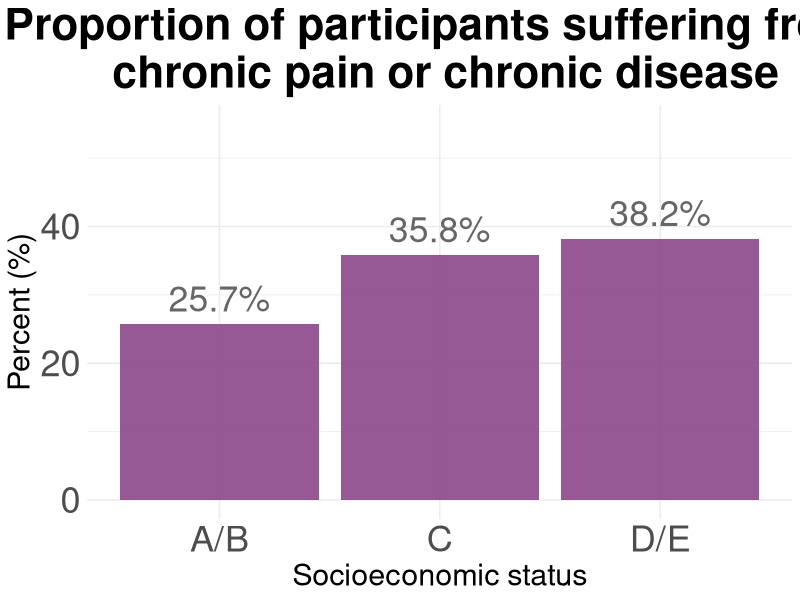
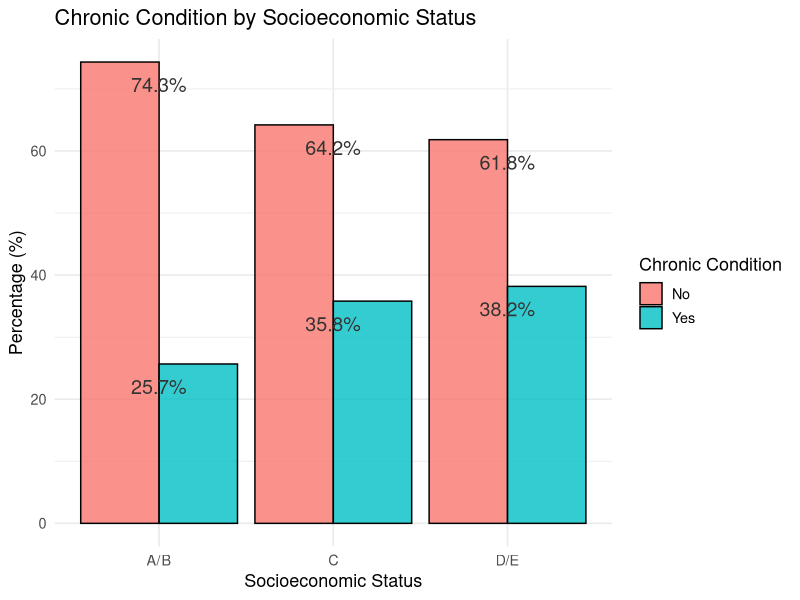
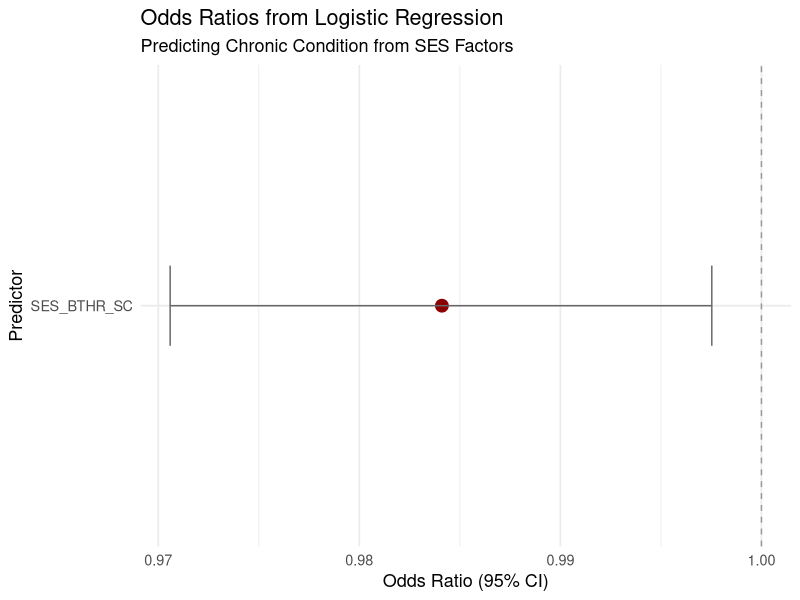
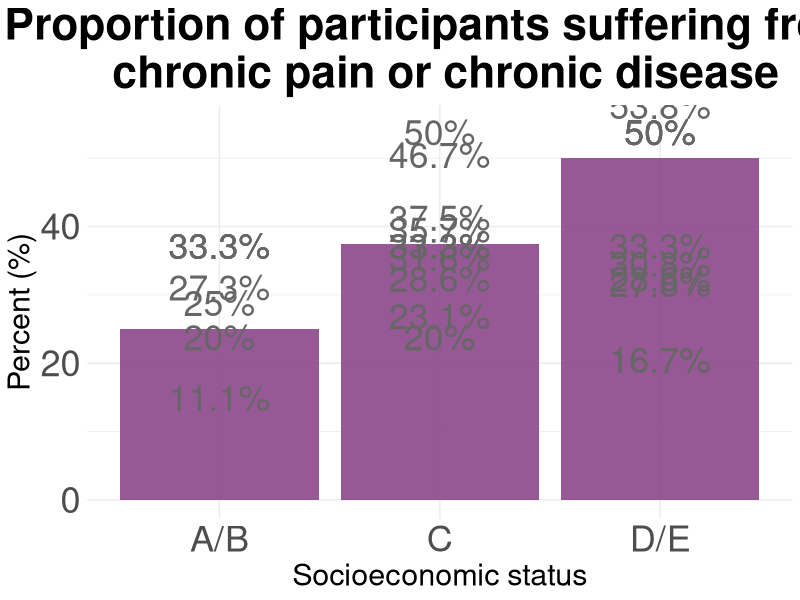

Recreate these plots in R, in order. (Note: this script raises an error after producing the figures.)
## ---- chunk 1
knitr::opts_chunk$set(echo = TRUE)
## ---- chunk 2
# Load libraries
library(dplyr)
library(ggplot2)
library(tidyr)
library(broom)
library(ggpubr)
library(patchwork)
library(corrplot)

# Load your data
df <- read.csv("./data/Cleaned_Dataset_Screening_HWISE_PSS_V3.csv")
## ---- chunk 3

#Loading file and setting empty cells as "NAs"
d <- read.csv("./data/01.SCREENING.csv", stringsAsFactors = TRUE, na.strings = c("", " ","NA", "N/A"))


 # extract duplicates and compare values (removed manually for now)
dup <- d$ID[duplicated(d$ID)] 
length(dup) # 38
#print(dup)

# remove duplicates
d <- d[!duplicated(d$ID),]
# confirm total number of participants
length(unique(d$ID)) # 433 rows, but 394 participants


# What numbers are missing? 
ID <- as.ordered(d$ID)
# first trip
setdiff(1:204, ID)
nrow(d[d$ID <=250,])

# second trip
setdiff(301:497, ID)
nrow(d[d$ID >=250,])

nrow(d)


 #make ID number the row names
rownames(d) <- d$ID

# Code NAs
d[d=='NA'] <- NA
d <- d %>% 
    replace_na()

# Count rows with NAs
nrow(d[rowSums(is.na(d)) > 0,]) # 12 rows
nrow(d[!complete.cases(d),]) # 12 rows

#NAs <- d[rowSums(is.na(d))> 0,]
#write.table(NAs, "240301_SES_Age_NAs.csv", row.names=FALSE)

# Select useful information
d <- d %>% 
  select(ID, SES_EDU_SC, SES_BTHR_SC, SES_CAR_SC, SES_INT_SC, SES_WRK_SC, SES_BEDR_SC)

# transform factors to numbers
for (i in c(2:length(d))) {
    d[,i] <- as.numeric(as.character(d[,i]))
}

# Keep rows with no missing data
d <- d[complete.cases(d),] # - 9 (dup)  # total 382 complete cases, total 394
nrow(d)
head(d)
#write.csv(d, paste("./cleaned/", date, "_SES_clean.csv", sep=""))


# Calcular total SES score
d$SES_score <- rowSums(d[2:7], na.rm = TRUE)

# SES categories
d$SES <- #ifelse(d$SES_score <= 47,"E", 
               # ifelse(d$SES_score <= 89, "D-/E", 
                       ifelse(d$SES_score <= 111, "D/E", 
                            #  ifelse(d$SES_score <= 135, "C-",
                                     ifelse(d$SES_score <= 165, "C",
                                         #   ifelse(d$SES_score <= 204, "C+",
                                                   "A/B"))
 #  Min. 1st Qu.  Median    Mean 3rd Qu.    Max. 
 #  25.0   104.0   129.0   133.1   159.0   263.0 

d %>%
  group_by(SES) %>%
  summarise(n_total = n())
## ---- chunk 4

#Loading file and setting empty cells as "NAs"
c <- read.csv("./data/Chronic_pain_illness.csv", stringsAsFactors = TRUE, na.strings = c("", " ","NA", "N/A"))

c$chronic <- as.factor(ifelse(c$HLTH_CPAIN_CAT == 1 | c$HLTH_CDIS_CAT == 1, "Yes", "No"))

m <- merge(d,c, by="ID")
dim(m)
m[m =='NA'] <- NA
m <- m %>% 
    replace_na()
m <- m %>% 
  drop_na()

m %>%
  group_by(SES) %>%
  summarise(n_total = n())



agg<- count(m, SES, chronic)
agg2 <- pivot_wider(agg, 
            names_from = chronic,
            values_from = n)
agg2$Total <- agg2$Yes/(agg2$Yes + agg2$No)*100

#png(file= "HLTH_counts_by_SES.png", width = 700, height = 800 )
ggplot(agg2, aes(x = SES, y = Total)) +
    geom_bar(stat= "identity", fill = "orchid4", alpha = 0.9) +
     ylim(0, 55) + 
   theme_minimal()  +
   geom_text(aes(label = paste(round(Total, 1), "%", sep="")), 
            vjust = -0.5, 
            colour = "gray40", 
            size = 9) +
   theme(
    plot.title = element_text(hjust = 0.5, 
                              size = 32, face = "bold"),
    axis.title = element_text(size = 22),  
    axis.text = element_text(size = 26)  
  ) + 
  labs(title="Proportion of participants suffering from \n chronic pain or chronic disease") +
  xlab("Socioeconomic status") +
  ylab("Percent (%)")  

#dev.off()

data <- m
# Step 1: Create a frequency table by SES and chronic condition
plot_data <- data %>%
  count(SES, chronic) %>%
  group_by(SES) %>%
  mutate(percent = 100 * n / sum(n))

# Step 2: Plot as grouped bar chart (percentage)
ggplot(plot_data, aes(x = SES, y = percent, fill = chronic)) +
  geom_bar(stat = "identity", position = "dodge", alpha = 0.8, color = "black") +
 # scale_fill_manual(values = c("No" = "#fbaca7", "Yes" = "#52d8da")) +
  geom_text(aes(label = paste(round(percent, 1), "%", sep="")), 
            vjust = 2, 
            colour = "gray20", 
            size = 5) +
  labs(
    title = "Chronic Condition by Socioeconomic Status",
    x = "Socioeconomic Status",
    y = "Percentage (%)",
    fill = "Chronic Condition"
  ) +
  theme_minimal(base_size = 13)


## ---- chunk 5
# Sample dataframe (assumes it's already loaded as `data`)
data <- m
data$chronic <- factor(data$chronic, levels = c("No", "Yes"))
# Model 1: Overall SES score
m1 <- glm(chronic ~ SES_score, data = data, family = "binomial")

# Model 2: Overall SES category
m2 <- glm(chronic ~ SES, data = data, family = "binomial")

# Model 3: Individual SES components
m3 <- glm(chronic ~ SES_EDU_SC + SES_BTHR_SC + SES_CAR_SC + SES_INT_SC +
            SES_WRK_SC + SES_BEDR_SC, data = data, family = "binomial")

# Model 4: Components + categorical SES
m4 <- glm(chronic ~ SES + SES_EDU_SC + SES_BTHR_SC + SES_CAR_SC + SES_INT_SC +
            SES_WRK_SC + SES_BEDR_SC, data = data, family = "binomial")

# Model 5: SES components + interactions
m5 <- glm(chronic ~ SES_EDU_SC * SES_WRK_SC +
                    SES_BTHR_SC * SES_INT_SC +
                    SES_CAR_SC +
                    SES_BEDR_SC, 
          data = data, family = "binomial")

# Each model includes one SES component
m6 <- glm(chronic ~ SES_EDU_SC, data = data, family = "binomial")
m7 <- glm(chronic ~ SES_BTHR_SC, data = data, family = "binomial")
m8 <- glm(chronic ~ SES_CAR_SC, data = data, family = "binomial")
m9 <- glm(chronic ~ SES_INT_SC, data = data, family = "binomial")
m10 <- glm(chronic ~ SES_WRK_SC, data = data, family = "binomial")
m11 <- glm(chronic ~ SES_BEDR_SC, data = data, family = "binomial")
m12 <- glm(chronic ~ SES_EDU_SC + SES_BTHR_SC + SES_CAR_SC +
                     SES_INT_SC + SES_WRK_SC + SES_BEDR_SC,
           data = data, family = "binomial")


aic_table <- AIC(m1, m2, m3, m4, m5, m6, m7, m8, m9, m10 , m11, m12) %>%
  as.data.frame() %>%
  arrange(AIC)

print(aic_table)

m7
m11
m4
m1

best_model <- m7  # or whichever had lowest AIC

tidy_model <- tidy(best_model, conf.int = TRUE, exponentiate = TRUE) %>%
  filter(term != "(Intercept)")

ggplot(tidy_model, aes(x = reorder(term, estimate), y = estimate)) +
  geom_point(size = 4, color = "darkred") +
  geom_errorbar(aes(ymin = conf.low, ymax = conf.high), width = 0.2, color = "gray40") +
  geom_hline(yintercept = 1, linetype = "dashed", color = "gray60") +
  coord_flip() +
  labs(title = "Odds Ratios from Logistic Regression",
       subtitle = "Predicting Chronic Condition from SES Factors",
       x = "Predictor",
       y = "Odds Ratio (95% CI)") +
  theme_minimal(base_size = 13)

## ---- chunk 6
f<-read.csv("./data/02.HWISE_PSS.csv")
# Add more info to file
dim(f)
f$ID <- as.factor(f$ID)

# Calculate total score PSS per participant
f$t_pss <- 0
# change positive statements to negative values
pss <- c(20, 21, 22, 23, 25, 26, 29)
for (i in pss) {f[i] <- f[i]*-1 }
    for (i in 1:nrow(f)) { 
    sum(f[i, c(18:31)]) -> f$Total_PSS[i]
}
summary(f$Total_PSS)

pss <- merge(m,f, by="ID")
dim(pss)
pss[pss =='NA'] <- NA

agg<- count(pss, SES, chronic, Total_PSS)
agg2 <- pivot_wider(agg, 
            names_from = chronic,
            values_from = n)
agg2$Total <- agg2$Yes/(agg2$Yes + agg2$No)*100

#png(file= "HLTH_counts_by_SES.png", width = 700, height = 800 )
ggplot(agg2, aes(x = SES, y = Total)) +
    geom_bar(stat= "identity", fill = "orchid4", alpha = 0.9) +
     ylim(0, 55) + 
   theme_minimal()  +
   geom_text(aes(label = paste(round(Total, 1), "%", sep="")), 
            vjust = -0.5, 
            colour = "gray40", 
            size = 9) +
   theme(
    plot.title = element_text(hjust = 0.5, 
                              size = 32, face = "bold"),
    axis.title = element_text(size = 22),  
    axis.text = element_text(size = 26)  
  ) + 
  labs(title="Proportion of participants suffering from \n chronic pain or chronic disease") +
  xlab("Socioeconomic status") +
  ylab("Percent (%)")  
#dev.off()


## ---- chunk 7
# Create binary variable: 1 = has chronic pain or disease
data <- df %>%
  mutate(chronic_any = ifelse(HLTH_CPAIN_CAT == 1 | HLTH_CDIS_CAT == 1, 1, 0)) %>%
  mutate(chronic_any = factor(chronic_any, labels = c("No chronic condition", "Chronic condition")))
data <- data %>% 
  filter(!is.na(chronic_any)) 
dim(data)
## ---- chunk 8
# Summary stats by chronic condition
data %>%
  group_by(chronic_any) %>%
  summarise(
    mean_pss = mean(PSS_TOTAL, na.rm = TRUE),
    sd_pss = sd(PSS_TOTAL, na.rm = TRUE),
    mean_ses = mean(SES_SC_Total, na.rm = TRUE),
    sd_ses = sd(SES_SC_Total, na.rm = TRUE),
    n = n()
  )

## ---- chunk 9
# PSS comparison
wilcox.test(PSS_TOTAL ~ chronic_any, data = data)

# SES comparison
wilcox.test(SES_SC_Total ~ chronic_any, data = data)

## ---- chunk 10

# Stress and SES by chronic condition
p1 <- ggplot(data, aes(x = chronic_any, y = PSS_TOTAL, fill = chronic_any)) +
  geom_point(aes(alpha = 0.8,  color = chronic_any), position = position_dodge2(width = 0.6)) +
  geom_violin(alpha = 0.3) +
  geom_boxplot(alpha = 0.8, width = 0.15) +
  labs(title = "Perceived Stress (PSS)", y = "PSS Score", x = NULL) +
  theme_minimal() +
  theme(legend.position = "none")

p2 <- ggplot(data, aes(x = chronic_any, y = SES_SC_Total, fill = chronic_any)) +
  geom_point(aes(alpha = 0.8,  color = chronic_any), position = position_dodge2(width = 0.6)) +
  geom_violin(alpha = 0.3) +
  geom_boxplot(alpha = 0.8, width = 0.15) +
  labs(title = "Socioeconomic Status", y = "SES Score", x = NULL) +
  theme_minimal() +
  theme(legend.position = "none")

# Combine plots
p1 + p2


## ---- chunk 11
# Correlation matrix
cor_data <- data %>%
  select(PSS_TOTAL, SES_SC_Total, HW_TOTAL, D_AGE) %>%
  drop_na()

cor_matrix <- cor(cor_data)
corrplot(cor_matrix, method = "circle", type = "upper", tl.col = "black")

## ---- chunk 12
data <- data %>%
  mutate(chronic_any_binary = ifelse(chronic_any == "Chronic condition", 1, 0))

model <- glm(chronic_any_binary ~ PSS_TOTAL + SES_SC_Total + D_AGE, data = data, family = "binomial")

summary(model)
exp(cbind(OR = coef(model), confint(model)))

## ---- chunk 13

library(broom)
model_tidy <- tidy(model, conf.int = TRUE, exponentiate = TRUE)

ggplot(model_tidy, aes(x = reorder(term, estimate), y = estimate)) +
  geom_point(size = 4, color = "darkred") +
  geom_errorbar(aes(ymin = conf.low, ymax = conf.high), width = 0.2) +
  geom_hline(yintercept = 1, linetype = "dashed") +
  coord_flip() +
  labs(title = "Odds Ratios for Chronic Condition",
       x = "Predictor", y = "Odds Ratio (95% CI)") +
  theme_minimal()

## ---- chunk 14
interaction_model <- glm(chronic_any_binary ~ PSS_TOTAL * SES_SC_Total + D_AGE,
                         data = data, family = "binomial")

summary(interaction_model)

## ---- chunk 15
# Combine chronic pain + chronic disease
data <- data %>%
  mutate(chronic_any = ifelse(HLTH_CPAIN_CAT == 1 | HLTH_CDIS_CAT == 1, 1, 0),
         chronic_any = factor(chronic_any, levels = c(0,1)),
         chronic_any_binary = as.numeric(as.character(chronic_any)))  # for glm

# Model 1: Stress only
m1 <- glm(chronic_any_binary ~ PSS_TOTAL, data = data, family = "binomial")

# Model 2: SES only
m2 <- glm(chronic_any_binary ~ SES_SC_Total, data = data, family = "binomial")

# Model 3: Stress + SES
m3 <- glm(chronic_any_binary ~ PSS_TOTAL + SES_SC_Total, data = data, family = "binomial")

# Model 4: Add age
m4 <- glm(chronic_any_binary ~ PSS_TOTAL + SES_SC_Total + D_AGE, data = data, family = "binomial")

# Model 5: Add water insecurity
m5 <- glm(chronic_any_binary ~ PSS_TOTAL + SES_SC_Total + D_AGE + HW_TOTAL, data = data, family = "binomial")


AIC_table <- AIC(m1, m2, m3, m4, m5) %>%
  as.data.frame() %>%
  arrange(AIC)

print(AIC_table)


best_model <- m5  # or choose based on AIC_table

model_summary <- tidy(best_model, conf.int = TRUE, exponentiate = TRUE) %>%
  filter(term != "(Intercept)")

ggplot(model_summary, aes(x = reorder(term, estimate), y = estimate)) +
  geom_point(size = 4, color = "darkblue") +
  geom_errorbar(aes(ymin = conf.low, ymax = conf.high), width = 0.2) +
  geom_hline(yintercept = 1, linetype = "dashed", color = "gray60") +
  coord_flip() +
  labs(
    title = "Odds Ratios for Predicting Chronic Condition",
    subtitle = "Best model based on AIC",
    x = "Predictor",
    y = "Odds Ratio (95% CI)"
  ) +
  theme_minimal()

# Interaction: Stress × SES
m_interact <- glm(chronic_any_binary ~ PSS_TOTAL * SES_SC_Total + D_AGE + HW_TOTAL,
                  data = data, family = "binomial")
summary(m_interact)


tidy_interact <- tidy(m_interact, conf.int = TRUE, exponentiate = TRUE) %>%
  filter(term != "(Intercept)")

ggplot(tidy_interact, aes(x = reorder(term, estimate), y = estimate)) +
  geom_point(size = 4, color = "darkred") +
  geom_errorbar(aes(ymin = conf.low, ymax = conf.high), width = 0.2) +
  geom_hline(yintercept = 1, linetype = "dashed", color = "gray60") +
  coord_flip() +
  labs(
    title = "Odds Ratios with Stress × SES Interaction",
    x = "Predictor",
    y = "Odds Ratio (95% CI)"
  ) +
  theme_minimal()

# Create Predicted Probabilities Across SES Levels
#We’ll generate predicted probabilities of chronic condition at low, medium, and #high SES across a range of PSS (stress) values.

# Create a new data pr predictions
newdata <- expand.grid(
  PSS_TOTAL = seq(min(data$PSS_TOTAL, na.rm = TRUE),
                  max(data$PSS_TOTAL, na.rm = TRUE), length.out = 100),
  SES_SC_Total = quantile(data$SES_SC_Total, probs = c(0.25, 0.5, 0.75), na.rm = TRUE),
  D_AGE = mean(data$D_AGE, na.rm = TRUE),
  HW_TOTAL = mean(data$HW_TOTAL, na.rm = TRUE)
)

# Add a label for SES group
newdata$SES_group <- factor(newdata$SES_SC_Total,
                            labels = c("Low SES", "Medium SES", "High SES"))

# Predict probabilities
newdata$predicted <- predict(m_interact, newdata, type = "response")
ggplot(newdata, aes(x = PSS_TOTAL, y = predicted, color = SES_group)) +
  geom_line(size = 1.2) +
  labs(
    title = "Interaction of Stress and SES on Chronic Condition Risk",
    subtitle = "Predicted probability of chronic condition",
    x = "Perceived Stress Score",
    y = "Predicted Probability",
    color = "SES Level"
  ) +
  theme_minimal(base_size = 14) +
  scale_color_manual(values = c("Low SES" = "firebrick", "Medium SES" = "steelblue", "High SES" = "forestgreen")) +
  theme(legend.position = "top")


